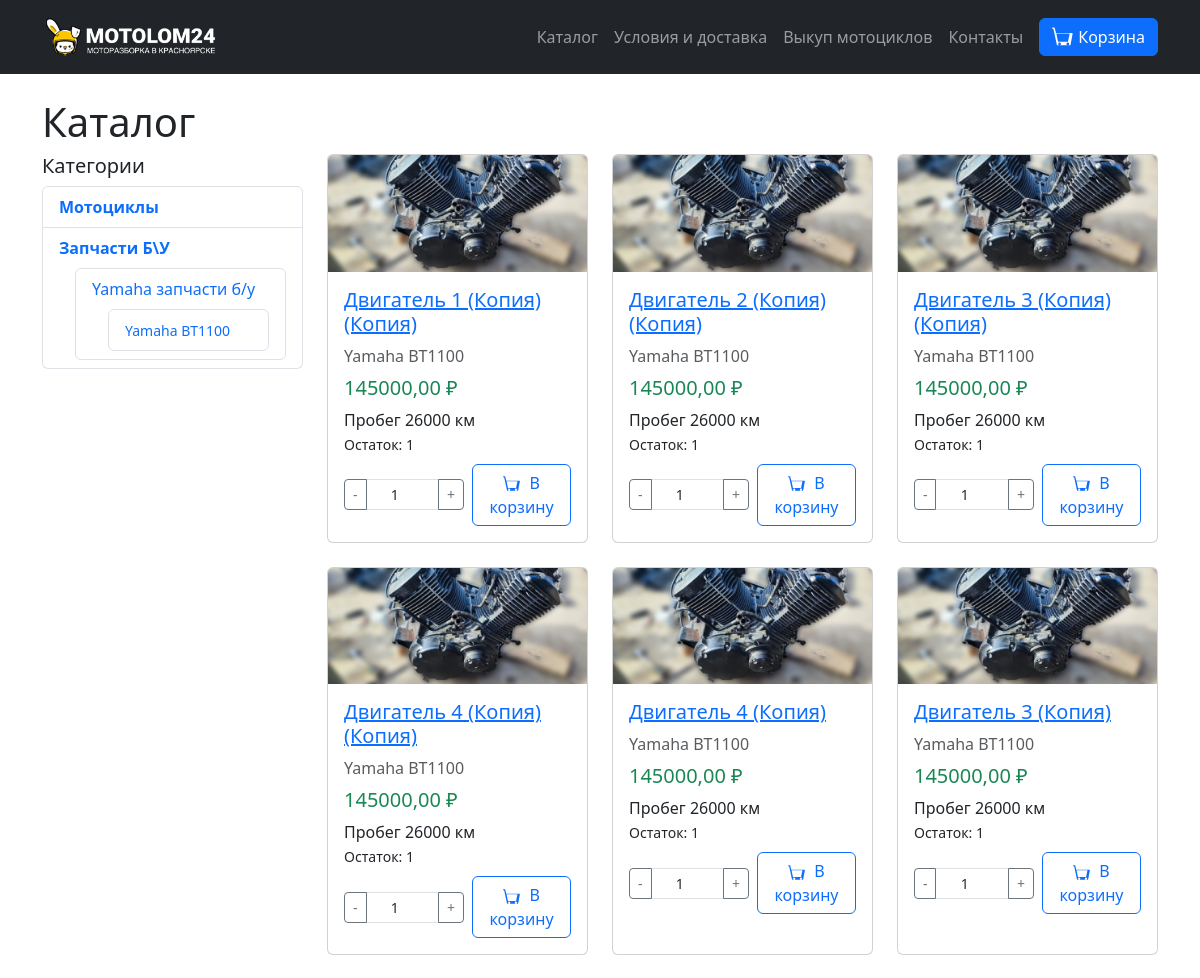
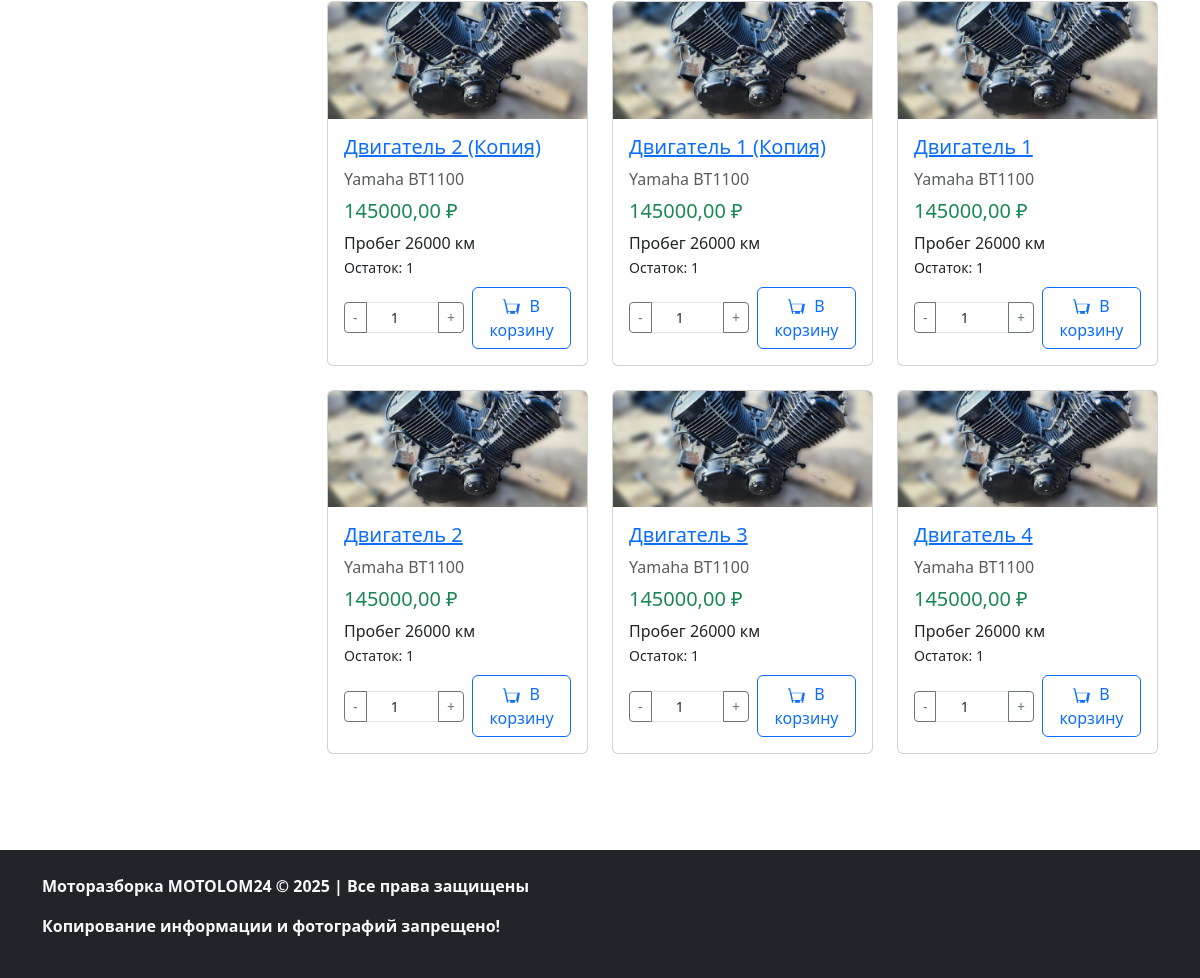
Page /catalog/ on the committed database (2 pictures, top to bottom).
### shop/models.py (models this page shows, shortened)
class SiteSettings(models.Model):
    logo = models.ImageField(upload_to='site/', blank=True, null=True, verbose_name='Логотип')
    updated = models.DateTimeField(auto_now=True, verbose_name='Обновлено')
    class Meta:
        verbose_name = 'Настройки сайта'
        verbose_name_plural = 'Настройки сайта'
    @classmethod
    def get_settings(cls):
        settings, created = cls.objects.get_or_create(pk=1)
        return settings

class MenuItem(models.Model):
    title = models.CharField(max_length=100, verbose_name='Название')
    url = models.CharField(max_length=255, verbose_name='Ссылка')
    parent = models.ForeignKey('self', null=True, blank=True, related_name='children', on_delete=models.CASCADE, verbose_name='Родительский пункт')
    order = models.PositiveIntegerField(default=0, verbose_name='Порядок')
    is_active = models.BooleanField(default=True, verbose_name='Активен')
    new_tab = models.BooleanField(default=False, verbose_name='Открывать в новой вкладке')
    class Meta:
        verbose_name = 'Пункт меню'
        verbose_name_plural = 'Пункты меню'
        ordering = ['parent__id', 'order', 'title']

class Category(models.Model):
    name = models.CharField(max_length=100, verbose_name='Название')
    slug = models.SlugField(unique=True, verbose_name='URL')
    parent = models.ForeignKey(
        'self', on_delete=models.CASCADE, null=True, blank=True,
        related_name='children', verbose_name='Родительская категория'
    )
    meta_title = models.CharField(
        max_length=60, blank=True, verbose_name='Meta Title',
        help_text='Заголовок страницы (до 60 символов)'
    )
    meta_description = models.TextField(
        max_length=160, blank=True, verbose_name='Meta Description',
        help_text='Описание страницы (до 160 символов)'
    )
    meta_keywords = models.CharField(
        max_length=255, blank=True, verbose_name='Meta Keywords',
        help_text='Ключевые слова через запятую'
    )
    class Meta:
        verbose_name = 'Категория'
        verbose_name_plural = 'Категории'

class Product(models.Model):
    category = models.ForeignKey(
        Category, on_delete=models.CASCADE, related_name='products',
        verbose_name='Категория'
    )
    name = models.CharField(max_length=200, verbose_name='Название')
    slug = models.SlugField(unique=True, verbose_name='URL')
    image = models.ImageField(
        upload_to='products/', blank=True, null=True, verbose_name='Фото'
    )
    description = models.TextField(blank=True, verbose_name='Описание')
    price = models.DecimalField(
        max_digits=10, decimal_places=2, verbose_name='Цена'
    )
    quantity = models.PositiveIntegerField(default=1, verbose_name='Количество')
    available = models.BooleanField(default=True, verbose_name='В наличии')
    created = models.DateTimeField(auto_now_add=True, verbose_name='Создано')
    updated = models.DateTimeField(auto_now=True, verbose_name='Обновлено')
    meta_title = models.CharField(
        max_length=60, blank=True, verbose_name='Meta Title',
        help_text='Заголовок страницы (до 60 символов)'
    )
    meta_description = models.TextField(
        max_length=160, blank=True, verbose_name='Meta Description',
        help_text='Описание страницы (до 160 символов)'
    )
    meta_keywords = models.CharField(
        max_length=255, blank=True, verbose_name='Meta Keywords',
        help_text='Ключевые слова через запятую'
    )
    class Meta:
        verbose_name = 'Товар'
        verbose_name_plural = 'Товары'
        ordering = ['-created']

class FooterSettings(models.Model):
    text_block = RichTextField(
        blank=True, verbose_name='Текстовый блок подвала', config_name='bootstrap'
    )
    updated = models.DateTimeField(auto_now=True, verbose_name='Обновлено')
    class Meta:
        verbose_name = 'Настройки подвала'
        verbose_name_plural = 'Настройки подвала'
    @classmethod
    def get_settings(cls):
        settings, created = cls.objects.get_or_create(pk=1)
        return settings

### shop/views.py (the view, shortened to what this page needs)
# urls.py: path('catalog/', views.catalog, name='catalog'),
def catalog(request, category_slug=None):
    categories = Category.objects.filter(parent=None)
    category = None
    products = Product.objects.filter(available=True)
    context = {
        'categories': categories,
        'category': category,
        'products': products,
    }
    if category:
        context.update({
            'meta_title': category.get_meta_title(),
            'meta_description': category.get_meta_description(),
            'meta_keywords': category.meta_keywords,
        })
    else:
        context.update({
            'meta_title': 'Каталог - motolom24',
            'meta_description': 'Каталог мотоциклов, запчастей и аксессуаров. Выберите нужную категорию.',
            'meta_keywords': 'каталог мотоциклов, категории, запчасти, аксессуары',
        })
    return render(request, 'shop/catalog.html', context)

### shop/templatetags/menu_tags.py (called while the page is built)
@register.simple_tag
def get_menu():
    return MenuItem.objects.filter(is_active=True, parent=None).order_by('order', 'title')

@register.filter
def has_file(image_field):
    if not image_field:
        return False
    try:
        return os.path.isfile(image_field.path)
    except Exception:
        return False

### shop/views.py (called while the page is built)
def footer_settings(request):
    return {'footer_settings': FooterSettings.get_settings()}

def site_settings(request):
    return {'site_settings': SiteSettings.get_settings()}

### shop/templates/shop/catalog.html (shortened to what this page needs)
{% extends 'shop/base.html' %}
{% load menu_tags %}
{% block content %}
<div class="container mt-4">
  <h1>Каталог</h1>
  <div class="row mb-4">
    <div class="col-md-3">
      <h5>Категории</h5>
      <ul class="list-group">
        {% for cat in categories %}
          <li class="list-group-item {% if category and category.id == cat.id %}active{% endif %}">
            <a href="/catalog/{{ cat.slug }}/" class="text-decoration-none {% if category and category.id == cat.id %}text-white{% endif %}">
              <strong>{{ cat.name }}</strong>
            </a>
            {% if cat.children.all %}
              <ul class="list-group ms-3 mt-2">
                {% for subcat in cat.children.all %}
                  <li class="list-group-item {% if category and category.id == subcat.id %}active{% endif %}">
                    <a href="/catalog/{{ subcat.slug }}/" class="text-decoration-none {% if category and category.id == subcat.id %}text-white{% endif %}">
                      {{ subcat.name }}
                    </a>
                    {% if subcat.children.all %}
                      <ul class="list-group ms-3 mt-2">
                        {% for subsubcat in subcat.children.all %}
                          <li class="list-group-item {% if category and category.id == subsubcat.id %}active{% endif %}">
                            <a href="/catalog/{{ subsubcat.slug }}/" class="text-decoration-none {% if category and category.id == subsubcat.id %}text-white{% endif %}">
                              <small>{{ subsubcat.name }}</small>
                            </a>
                          </li>
                        {% endfor %}
                      </ul>
                    {% endif %}
                  </li>
                {% endfor %}
              </ul>
            {% endif %}
          </li>
        {% endfor %}
      </ul>
    </div>
    <div class="col-md-9">
      <div class="row">
        {% for product in products %}
          <div class="col-md-4 mb-4">
            <div class="card h-100">
              <a href="{% url 'product_detail' slug=product.slug %}">
                {% if product.image and product.image|has_file %}
                  <img src="{{ product.image.url }}" class="card-img-top" alt="{{ product.name }}">
                {% else %}
                  <div class="bg-light border rounded text-center py-5">Нет фото</div>
                {% endif %}
              </a>
              <div class="card-body">
                <h5 class="card-title">
                  <a href="{% url 'product_detail' slug=product.slug %}">{{ product.name }}</a>
                </h5>
                <div class="mb-2 text-muted">{{ product.category.name }}</div>
                <div class="h5 text-success">{{ product.price }} ₽</div>
                <div class="card-text">{{ product.description|truncatewords:20 }}</div>
                <div class="mb-2"><small>Остаток: {{ product.quantity }}</small></div>
                {% if product.quantity > 0 and product.available %}
                  <form method="post" action="{% url 'cart_add' product.id %}" class="mt-2 d-flex align-items-center gap-2">
                    <div class="input-group" style="max-width: 120px;">
                      <button type="button" class="btn btn-outline-secondary btn-sm" onclick="changeQty(this, -1)">-</button>
                      <input type="number" name="quantity" value="1" min="1" max="{{ product.quantity }}" class="form-control form-control-sm text-center" style="width: 50px;" oninput="validateQty(this)">
                      <button type="button" class="btn btn-outline-secondary btn-sm" onclick="changeQty(this, 1)">+</button>
                    </div>
                    <button type="submit" class="btn btn-outline-primary flex-grow-1">
                      В корзину
                    </button>
                  </form>
                {% else %}
                  <button class="btn btn-secondary w-100" disabled>Товар заказан</button>
                {% endif %}
              </div>
            </div>
          </div>
        {% empty %}
          <p>Нет товаров в этой категории.</p>
        {% endfor %}
      </div>
    </div>
  </div>
</div>
{% endblock %}

### shop/templates/shop/base.html (shortened to what this page needs)
<!DOCTYPE html>
<html lang="ru">
<head>
  <link href="https://cdn.jsdelivr.net/npm/bootstrap@5.3.2/dist/css/bootstrap.min.css" rel="stylesheet">
</head>
<body class="d-flex flex-column min-vh-100">
  {% load static %}
  {% load menu_tags %}
  <nav class="navbar navbar-expand-lg navbar-dark bg-dark">
    <div class="container">
      <a class="navbar-brand d-flex align-items-center" href="/">
        {% if site_settings.logo %}
          <img src="{{ site_settings.logo.url }}" alt="Логотип" style="background: transparent; max-height:48px; width:auto; display:inline-block; vertical-align:middle;">
        {% else %}
          motolom24
        {% endif %}
      </a>
      <div class="collapse navbar-collapse" id="navbarNav">
        <ul class="navbar-nav ms-auto">
          {% get_menu as menu_items %}
          {% for item in menu_items %}
            {% if not item.parent %}
              {% with children=item.children.all %}
                {% if children %}
                  <li class="nav-item dropdown">
                    <a class="nav-link dropdown-toggle" href="{{ item.url }}" id="menuDropdown{{ item.id }}" role="button" data-bs-toggle="dropdown" aria-expanded="false" {% if item.new_tab %}target="_blank"{% endif %}>{{ item.title }}</a>
                    <ul class="dropdown-menu" aria-labelledby="menuDropdown{{ item.id }}">
                      {% for child in children %}
                        <li><a class="dropdown-item" href="{{ child.url }}" {% if child.new_tab %}target="_blank"{% endif %}>{{ child.title }}</a></li>
                      {% endfor %}
                    </ul>
                  </li>
                {% else %}
                  <li class="nav-item"><a class="nav-link" href="{{ item.url }}" {% if item.new_tab %}target="_blank"{% endif %}>{{ item.title }}</a></li>
                {% endif %}
              {% endwith %}
            {% endif %}
          {% endfor %}
        </ul>
        <ul class="navbar-nav ms-2">
          <li class="nav-item">
            <a class="btn btn-primary position-relative d-flex align-items-center" href="{% url 'cart_detail' %}">
              <span class="d-none d-lg-inline">Корзина</span>
            </a>
          </li>
        </ul>
      </div>
    </div>
  </nav>
  <div class="flex-grow-1">
    {% block content %}{% endblock %}
  </div>
  {% with footer=footer_settings %}
  <footer class="bg-dark text-light mt-5 py-4">
    <div class="container">
      {% if footer and footer.text_block %}
        <div class="footer-content">{{ footer.text_block|safe }}</div>
      {% else %}
        <div class="footer-content text-center">&copy; motolom24, {{ now|date:'Y' }}</div>
      {% endif %}
    </div>
  </footer>
  {% endwith %}
</body>
</html>

### rows in the picture
SiteSettings: logo (picture)
MenuItem: title "Каталог"
MenuItem: title "Условия и доставка"
MenuItem: title "Выкуп мотоциклов"
MenuItem: title "Контакты"
Category: name "Мотоциклы"
Category: name "Запчасти Б\\У"
Category: name "Yamaha запчасти б/у"
Category: name "Yamaha BT1100"
Product: image (picture), name "Двигатель 1 (Копия) (Копия)", category.name "Yamaha BT1100", price "145000,00", description "Пробег 26000 км", quantity "1"
Product: image (picture), name "Двигатель 2 (Копия) (Копия)", category.name "Yamaha BT1100", price "145000,00", description "Пробег 26000 км", quantity "1"
Product: image (picture), name "Двигатель 3 (Копия) (Копия)", category.name "Yamaha BT1100", price "145000,00", description "Пробег 26000 км", quantity "1"
Product: image (picture), name "Двигатель 4 (Копия) (Копия)", category.name "Yamaha BT1100", price "145000,00", description "Пробег 26000 км", quantity "1"
Product: image (picture), name "Двигатель 4 (Копия)", category.name "Yamaha BT1100", price "145000,00", description "Пробег 26000 км", quantity "1"
Product: image (picture), name "Двигатель 3 (Копия)", category.name "Yamaha BT1100", price "145000,00", description "Пробег 26000 км", quantity "1"
Product: image (picture), name "Двигатель 2 (Копия)", category.name "Yamaha BT1100", price "145000,00", description "Пробег 26000 км", quantity "1"
Product: image (picture), name "Двигатель 1 (Копия)", category.name "Yamaha BT1100", price "145000,00", description "Пробег 26000 км", quantity "1"
Product: image (picture), name "Двигатель 1", category.name "Yamaha BT1100", price "145000,00", description "Пробег 26000 км", quantity "1"
Product: image (picture), name "Двигатель 2", category.name "Yamaha BT1100", price "145000,00", description "Пробег 26000 км", quantity "1"
Product: image (picture), name "Двигатель 3", category.name "Yamaha BT1100", price "145000,00", description "Пробег 26000 км", quantity "1"
Product: image (picture), name "Двигатель 4", category.name "Yamaha BT1100", price "145000,00", description "Пробег 26000 км", quantity "1"
FooterSettings: text_block "Моторазборка MOTOLOM24 © 2025 | Все права защищены Копирование информации и фотографий запрещено!"
